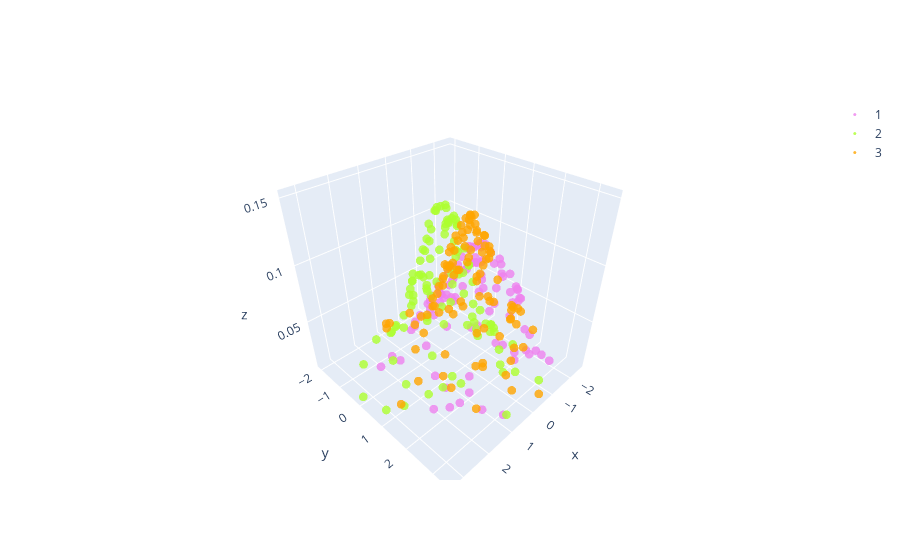

The notebook cell saved with this chart:
### Code cell
# using plotly graph objects 'go'
fig = go.Figure()
for i in range(len(l)):

    data = mod_sample[labels==l[i],:]
    
    # construct a gaussian kernel density estimate of the distribution
    kde = KernelDensity(bandwidth=0.5, kernel='gaussian')
    kde.fit(data)
    
    Z = np.exp(kde.score_samples(data))
    #Z = Z.reshape(X.shape)
   
    # plot contours of the density
    #levels = np.linspace(0, Z.max(), 15)
    #ax.scatter(Y, Y, Z, levels=levels, colors=cmaps[i])
    fig.add_trace(go.Scatter3d(x=data[:,0], y=data[:,1], z=Z, name=str(l[i]) , mode='markers', 
                               marker=dict(size=3,
                                           color=colors[i],  # set color to an array/list of desired values
                                           opacity=0.8))) 
    
py.offline.iplot(fig)
